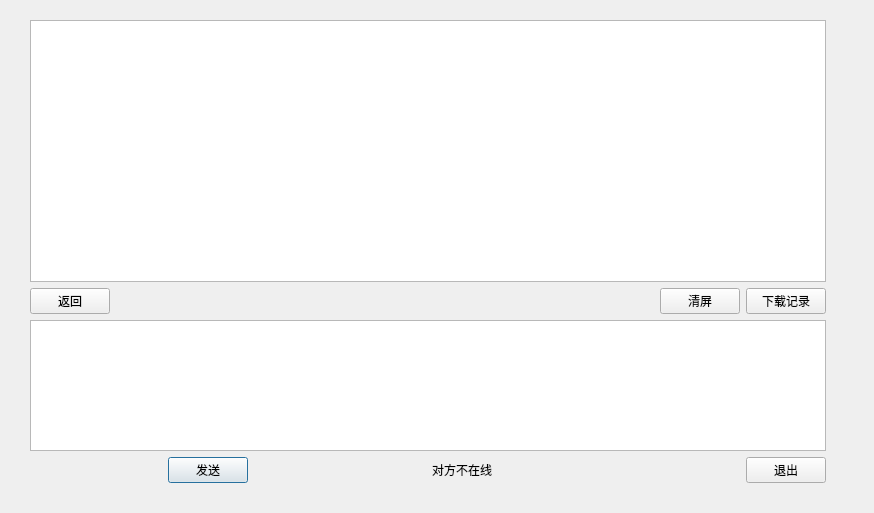
<?xml version="1.0" encoding="UTF-8"?>
<ui version="4.0">
 <class>chat</class>
 <widget class="QDialog" name="chat">
  <property name="geometry">
   <rect>
    <x>0</x>
    <y>0</y>
    <width>874</width>
    <height>513</height>
   </rect>
  </property>
  <property name="windowTitle">
   <string>Dialog</string>
  </property>
  <widget class="QWidget" name="layoutWidget">
   <property name="geometry">
    <rect>
     <x>30</x>
     <y>20</y>
     <width>796</width>
     <height>463</height>
    </rect>
   </property>
   <layout class="QGridLayout" name="gridLayout_2">
    <item row="1" column="0">
     <layout class="QHBoxLayout" name="horizontalLayout_6">
      <item>
       <spacer name="horizontalSpacer_4">
        <property name="orientation">
         <enum>Qt::Horizontal</enum>
        </property>
        <property name="sizeHint" stdset="0">
         <size>
          <width>108</width>
          <height>20</height>
         </size>
        </property>
       </spacer>
      </item>
      <item>
       <widget class="QPushButton" name="sendButton">
        <property name="text">
         <string>发送</string>
        </property>
       </widget>
      </item>
      <item>
       <spacer name="horizontalSpacer_5">
        <property name="orientation">
         <enum>Qt::Horizontal</enum>
        </property>
        <property name="sizeHint" stdset="0">
         <size>
          <width>178</width>
          <height>20</height>
         </size>
        </property>
       </spacer>
      </item>
      <item>
       <widget class="QLabel" name="userNumLabel">
        <property name="text">
         <string>对方不在线</string>
        </property>
       </widget>
      </item>
      <item>
       <spacer name="horizontalSpacer_6">
        <property name="orientation">
         <enum>Qt::Horizontal</enum>
        </property>
        <property name="sizeHint" stdset="0">
         <size>
          <width>248</width>
          <height>20</height>
         </size>
        </property>
       </spacer>
      </item>
      <item>
       <widget class="QPushButton" name="exitButton">
        <property name="text">
         <string>退出</string>
        </property>
       </widget>
      </item>
     </layout>
    </item>
    <item row="0" column="0">
     <layout class="QHBoxLayout" name="horizontalLayout_4" stretch="6">
      <item>
       <layout class="QVBoxLayout" name="verticalLayout_2" stretch="6,0,3">
        <item>
         <widget class="QTextBrowser" name="messageBrowser"/>
        </item>
        <item>
         <layout class="QHBoxLayout" name="horizontalLayout_5">
          <item>
           <widget class="QPushButton" name="returnButton">
            <property name="text">
             <string>返回</string>
            </property>
           </widget>
          </item>
          <item>
           <spacer name="horizontalSpacer">
            <property name="orientation">
             <enum>Qt::Horizontal</enum>
            </property>
            <property name="sizeHint" stdset="0">
             <size>
              <width>40</width>
              <height>20</height>
             </size>
            </property>
           </spacer>
          </item>
          <item>
           <widget class="QPushButton" name="clearButton">
            <property name="text">
             <string>清屏</string>
            </property>
           </widget>
          </item>
          <item>
           <widget class="QPushButton" name="downloadButton">
            <property name="text">
             <string>下载记录</string>
            </property>
           </widget>
          </item>
         </layout>
        </item>
        <item>
         <widget class="QTextEdit" name="messageTextEdit"/>
        </item>
       </layout>
      </item>
     </layout>
    </item>
   </layout>
  </widget>
 </widget>
 <resources/>
 <connections/>
</ui>
